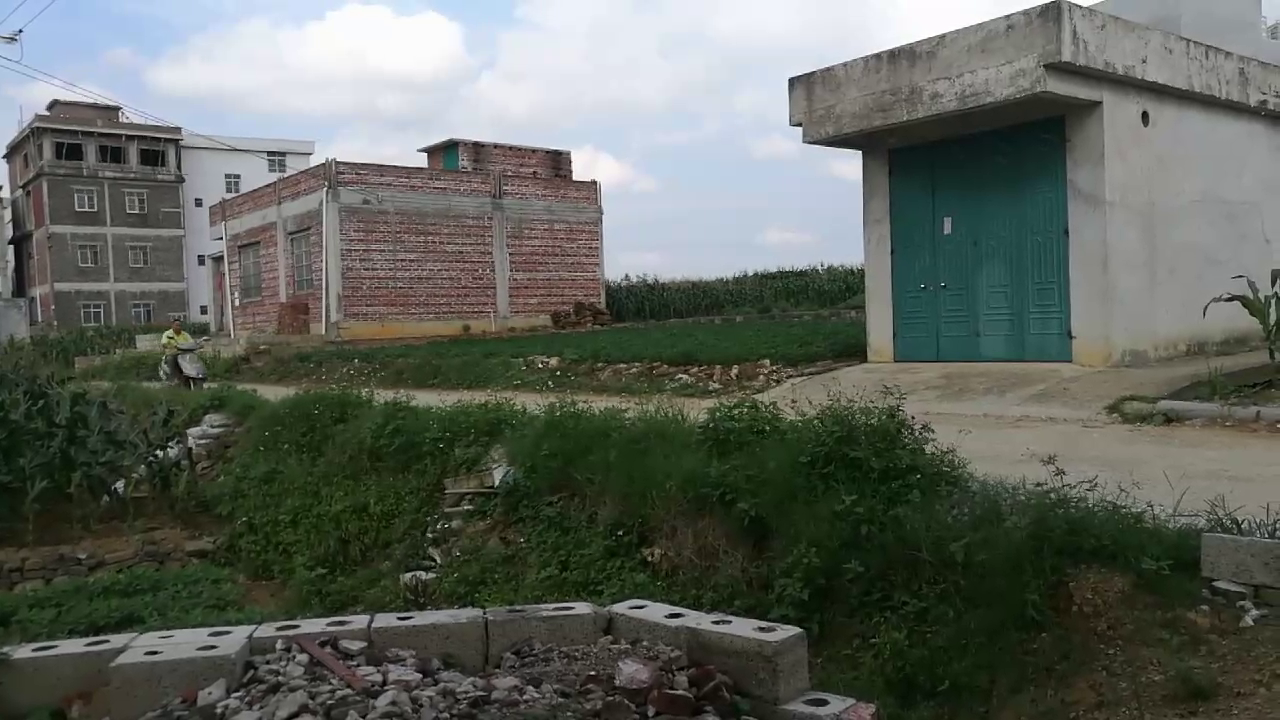
#> input picture frame 23 of VID.mp4, 1280 x 720 px, given in place of vtest.avi, which was not available
$ python temporal_diff3.py
#> lines starting #> are read from the running program, lines starting #| are printed output that depends on the picture; after the words box and inside, x2 and y2 are one past the last pixel; in counts of white or black regions, pixels touching at a corner belong together; pictures that were not available may be replaced by others from this repository, and a replacement may not be noted
import cv2 as cv
import numpy as np

def getThreshold(img):
    hist,bins = np.histogram(img.ravel(),256,[0,256])

    img_temp = img.ravel()
    minval = img_temp[0]
    maxval = img_temp[0]

    for i in range(len(img_temp)):
        if minval > img_temp[i]:
            minval = img_temp[i]
        if maxval < img_temp[i]:
            maxval = img_temp[i]

    threshold = 0
    newThreshold = (int)((minval + maxval) / 2)
    while newThreshold != threshold:
        sum1 = sum2 = 0
        w1 = w2 = 0
        for i in range(minval, newThreshold):
            sum1 = sum1 + hist[i] * i
            w1 = w1 + hist[i]

        avg1 = sum1 / w1

        for i in range(newThreshold, maxval):
            sum2 = sum2 + hist[i] * i
            w2 = w2 + hist[i]

        avg2 = sum2 / w2

        threshold = newThreshold
        newThreshold = (int)((avg1 + avg2) / 2)

    return newThreshold

def robert(img_gray):
    kernelx = np.array([[-1, 0], [0, 1]], dtype=int)
    kernely = np.array([[0, -1], [1, 0]], dtype=int)
    x = cv.filter2D(img_gray, cv.CV_16S, kernelx)
    y = cv.filter2D(img_gray, cv.CV_16S, kernely)

    absX = cv.convertScaleAbs(x)
    absy = cv.convertScaleAbs(y)

    dst = cv.addWeighted(absX, 0.5, absy, 0.5, 0)
    return dst


capture = cv.VideoCapture('/home/weizy/Programs/opencv/opencv-4.1.0/samples/data/vtest.avi')
ret, frame1 = capture.read()
#> frame1 is the input picture: shape (720, 1280, 3); mean B, G, R 92.3, 100.1, 94.8
ret, frame2 = capture.read()

frame1_gray = cv.cvtColor(frame1, cv.COLOR_BGR2GRAY)
frame2_gray = cv.cvtColor(frame2, cv.COLOR_BGR2GRAY)

count = 0
while True:
    ret, frame3 = capture.read()
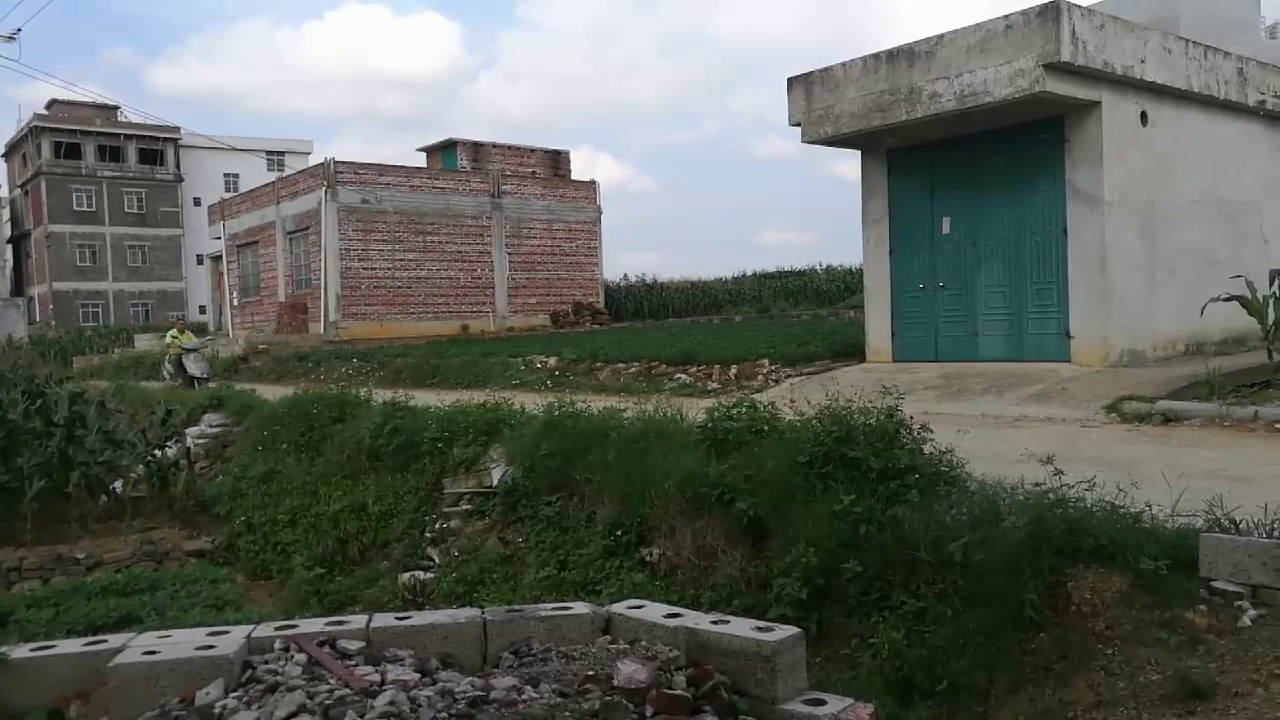
#> input picture frame 25 of VID.mp4, 1280 x 720 px, given in place of vtest.avi, which was not available
#> frame3 is the input picture: shape (720, 1280, 3); mean B, G, R 92.3, 100.2, 94.9
    if not ret:
        break

    frame3_gray = cv.cvtColor(frame3, cv.COLOR_BGR2GRAY)
    d1 = cv.absdiff(frame1_gray, frame2_gray)
    d2 = cv.absdiff(frame2_gray, frame3_gray)
    d3 = cv.absdiff(frame1_gray, frame3_gray)

    t1 = getThreshold(d1)
#> in getThreshold, `hist,bins = np.histogram(img.ravel(),256,[0,256])`: hist = 256 values, max 364520 at index 0, min 0 at index 109, mean 3600; bins = 257 values from 0 to 256
#> in getThreshold, `minval = img_temp[0]`: minval = 0
#> the loop in getThreshold, `for i in range(len(img_temp)):` made 921600 passes
#> maxval on passes 8, 16, 17, 22, 23, 26, 2330, 2331: 1, 2, 4, 12, 33, 40, 46, 67
#> after the loop in getThreshold, `for i in range(len(img_temp)):`: maxval = 145; minval = 0
#> in getThreshold, `newThreshold = (int)((minval + maxval) / 2)`: newThreshold = 72
#> the loop in getThreshold, `while newThreshold != threshold:` made 8 passes
#> (avg1, avg2, threshold, newThreshold) on passes 1 to 8: (3.2, 88.77, 72, 45), (3.09, 56.57, 45, 29), (2.79, 39.22, 29, 21), (2.46, 30.67, 21, 16), (2.17, 25.43, 16, 13), (1.93, 22.03, 13, 11), (1.75, 19.78, 11, 10), (1.65, 18.61, 10, 10)
#> t1 = 10
    t2 = getThreshold(d2)
#> the loop in getThreshold (call 2), `for i in range(len(img_temp)):` made 921600 passes
#> maxval on passes 10, 14, 20, 21, 22, 51, 52, 54: 1, 3, 5, 7, 9, 15, 20, 22
#> the loop in getThreshold (call 2), `while newThreshold != threshold:` made 10 passes
#> (avg1, avg2, threshold, newThreshold) on passes 1 to 8: (3.97, 80.65, 67, 42), (3.65, 57.21, 42, 30), (3.31, 44.76, 30, 24), (3.04, 38.02, 24, 20), (2.8, 33.12, 20, 17), (2.58, 29.54, 17, 16), (2.5, 28.35, 16, 15), (2.42, 27.11, 15, 14)
#> t2 = 13
    t3 = getThreshold(d3)
#> t3 = 18

    ret, d1 = cv.threshold(d1, t1, 255, cv.THRESH_BINARY)
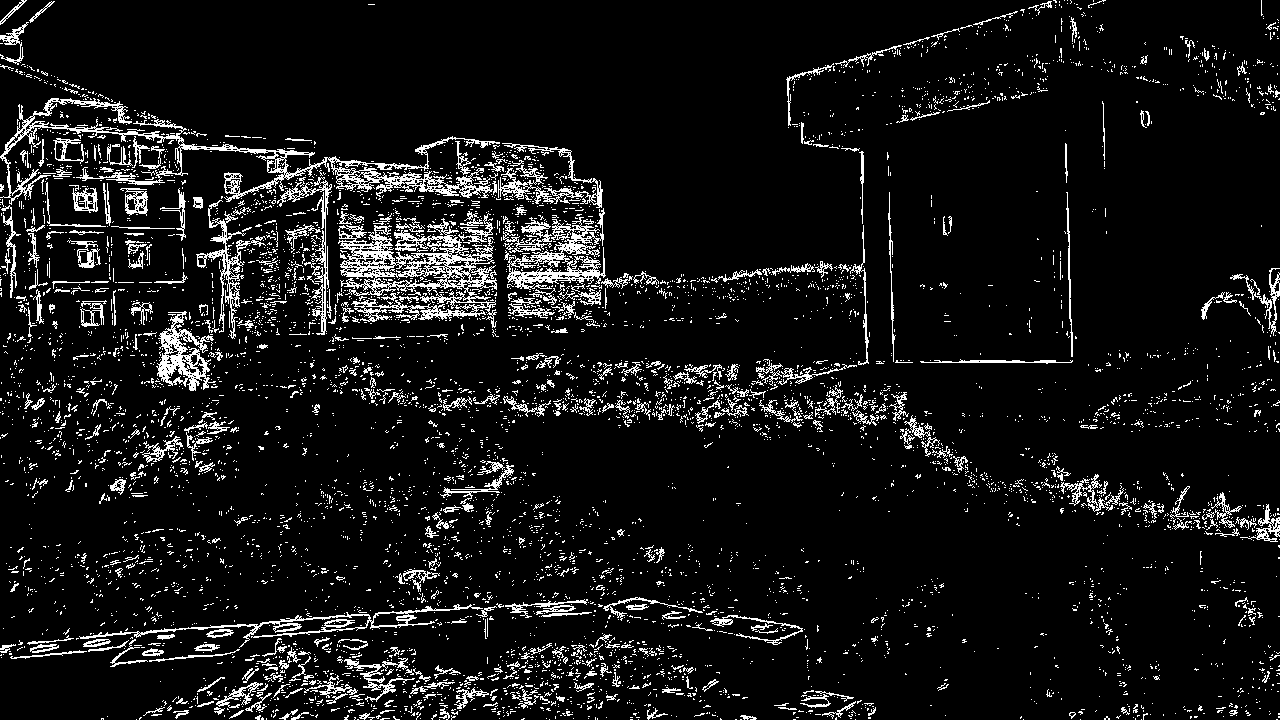
#> d1: shape (720, 1280); 8.2% white in thin lines or dots
#> ret = 10
    ret, d2 = cv.threshold(d2, t2, 255, cv.THRESH_BINARY)
#> d2: shape (720, 1280); 7.7% white in thin lines or dots
#> ret = 13
    ret, d3 = cv.threshold(d3, t3, 255, cv.THRESH_BINARY)
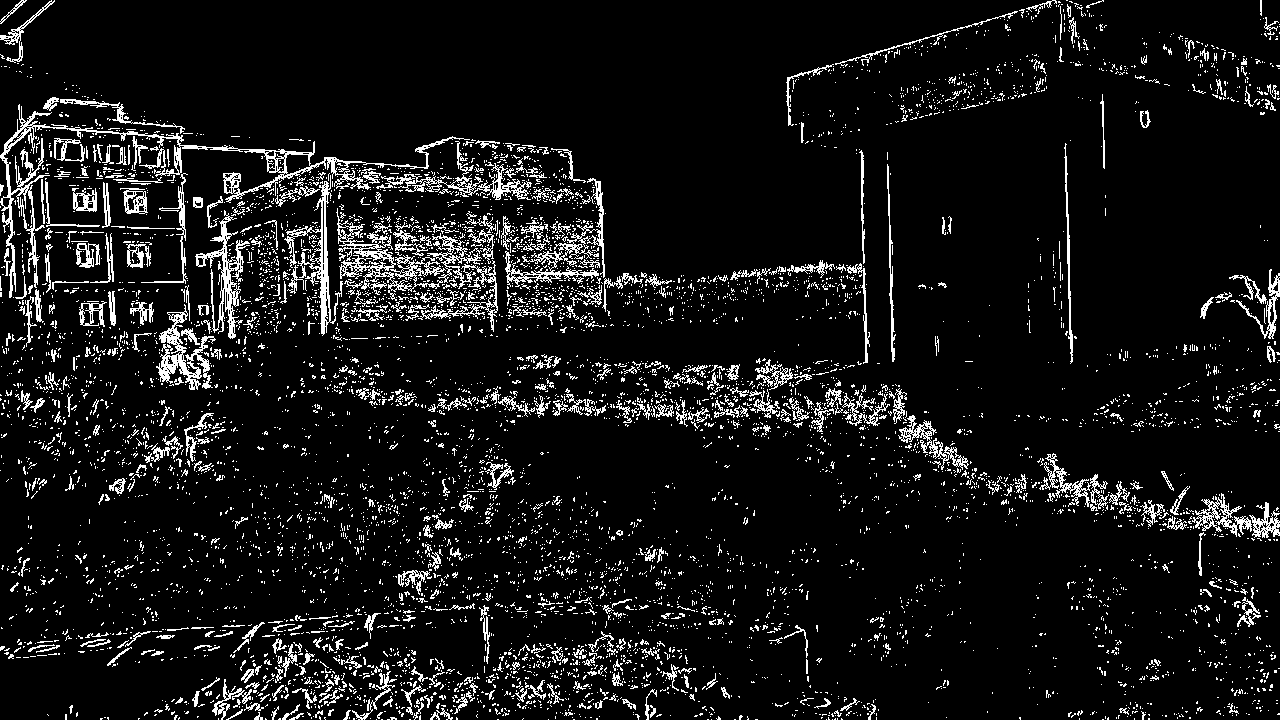
#> d3: shape (720, 1280); 8.3% white in thin lines or dots
#> ret = 18
    # d1 = cv.adaptiveThreshold(d1, 255, cv.ADAPTIVE_THRESH_MEAN_C, cv.THRESH_BINARY, 5, 10)
    # d2 = cv.adaptiveThreshold(d2, 255, cv.ADAPTIVE_THRESH_MEAN_C, cv.THRESH_BINARY, 5, 10)
    # d3 = cv.adaptiveThreshold(d3, 255, cv.ADAPTIVE_THRESH_MEAN_C, cv.THRESH_BINARY, 5, 10)

    c1 = cv.bitwise_and(d1, d2)
#> c1: shape (720, 1280); 3% white in thin lines or dots
    c2 = cv.bitwise_and(d2, d3)
#> c2: shape (720, 1280); 5.3% white in thin lines or dots

    D = cv.bitwise_or(c1, c2)
#> D: shape (720, 1280); 6.1% white in thin lines or dots
    s = robert(frame2_gray)

    M = cv.bitwise_and(s, D)
    # 形态学：开运算
    kernel = cv.getStructuringElement(cv.MORPH_RECT, (5, 5))
    M = cv.morphologyEx(M, cv.MORPH_OPEN, kernel)

    n = cv.morphologyEx(d3, cv.MORPH_OPEN, kernel)
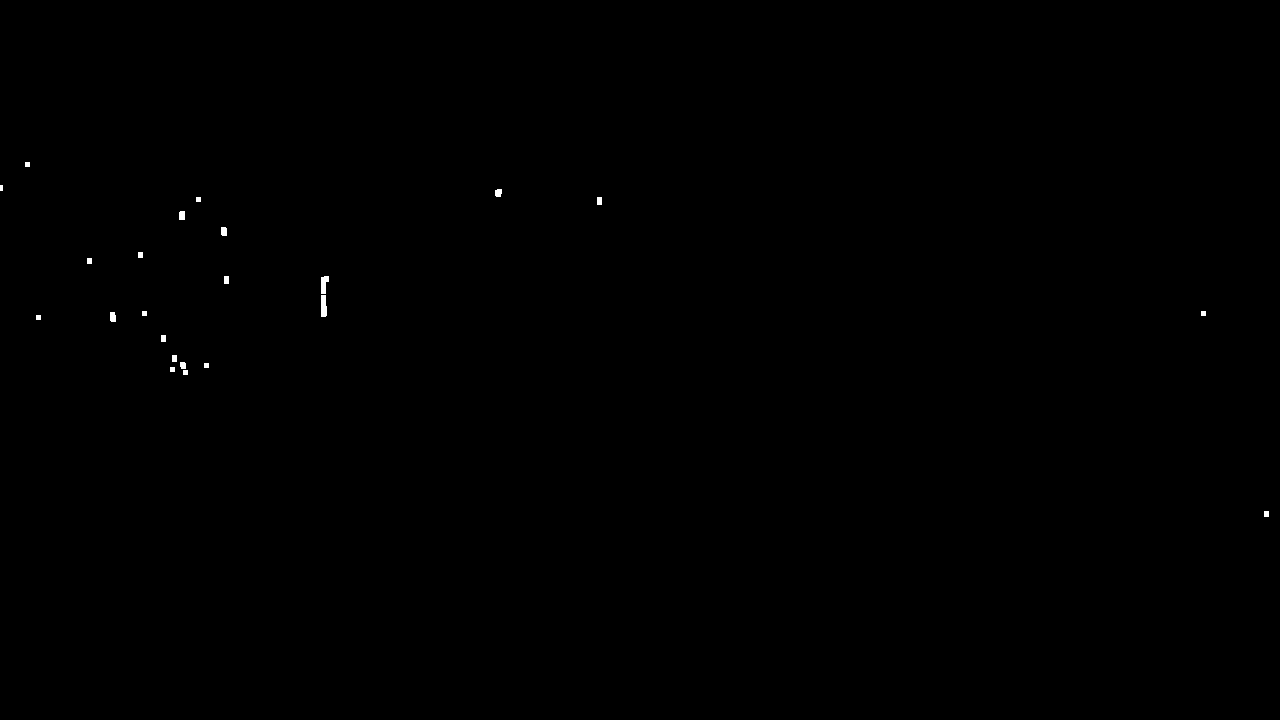
#> n: shape (720, 1280); 0.1% white; 23 white regions (1 under 20 px), largest, box (x1, y1, x2, y2) and area: (321, 295, 327, 317) 120, (321, 276, 329, 294) 105, (110, 312, 116, 322) 56

    dst = cv.bitwise_or(M, n)

    dst = cv.morphologyEx(dst, cv.MORPH_OPEN, kernel)

    # ret, dst = cv.threshold(dst, 10, 255, cv.THRESH_BINARY_INV)

    cv.imshow("dst", dst)
    key = cv.waitKey(30)
#> (key q is pressed here)
    if key == ord('q'):
        break

    if key == ord('s'):
        cv.imwrite("pic/temporal_diff3_2.jpg", dst)
        print(count)

    if count == 192:
        cv.imwrite("pic/temporal_diff3.jpg", dst)
        print("OK")

    count = count + 1

    frame1_gray = frame2_gray
    frame2_gray = frame3_gray

capture.release()
cv.destroyAllWindows()

$ run again, starting later in the video
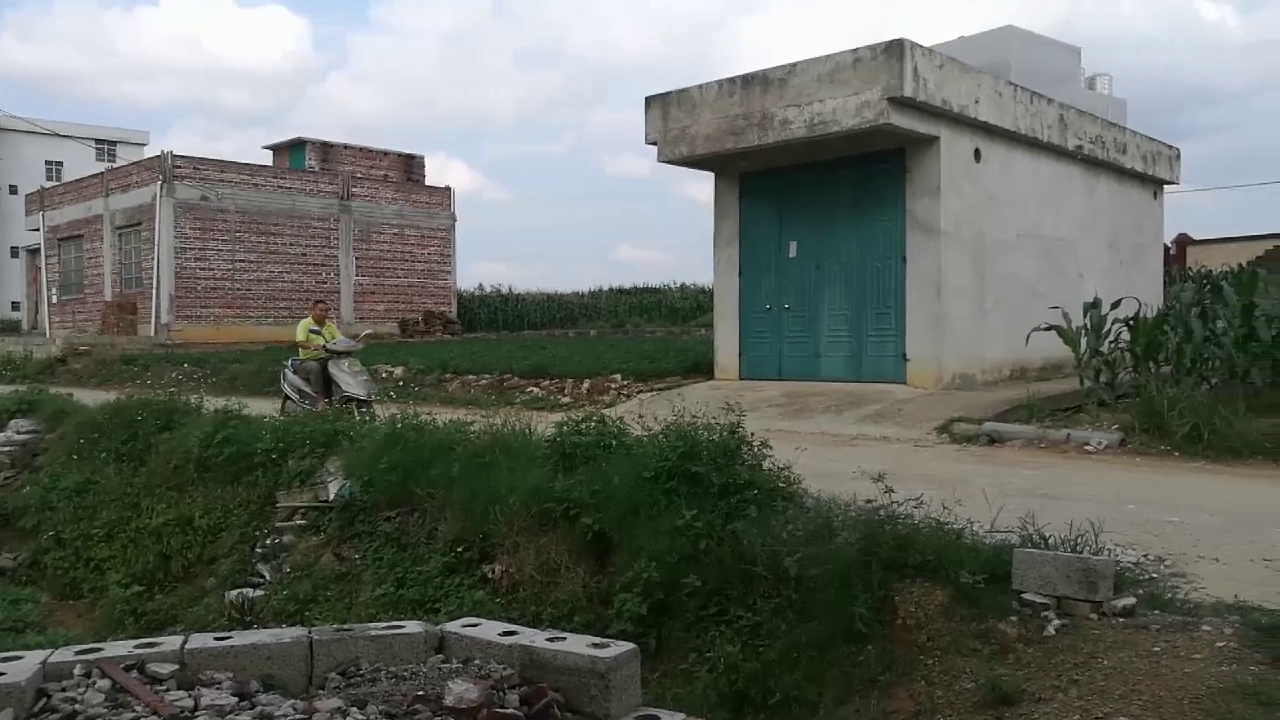
#> input picture frame 104 of VID.mp4, 1280 x 720 px, given in place of vtest.avi, which was not available
#> frame1 is the input picture: shape (720, 1280, 3); mean B, G, R 99.7, 107.2, 102.3
#> hist = 256 values, max 181720 at index 0, min 0 at index 190, mean 3600; bins = 257 values from 0 to 256
#> in getThreshold, `minval = img_temp[0]`: minval = 5
#> the loop in getThreshold, `for i in range(len(img_temp)):` made 921600 passes
#> maxval on passes 51, 155, 156, 157: 8, 15, 24, 28
#> after the loop in getThreshold, `for i in range(len(img_temp)):`: maxval = 208; minval = 0
#> in getThreshold, `newThreshold = (int)((minval + maxval) / 2)`: newThreshold = 104
#> the loop in getThreshold, `while newThreshold != threshold:` made 9 passes
#> (avg1, avg2, threshold, newThreshold) on passes 1 to 8: (9.98, 123.7, 104, 66), (8.79, 88.85, 66, 48), (7.76, 71.87, 48, 39), (7.06, 62.72, 39, 34), (6.57, 57.24, 34, 31), (6.26, 54.02, 31, 30), (6.15, 52.91, 30, 29), (6.03, 51.74, 29, 28)
#> t1 = 28
#> the loop in getThreshold (call 2), `for i in range(len(img_temp)):` made 921600 passes
#> maxval on passes 8, 10, 42, 43, 44, 46, 149, 150: 2, 3, 5, 6, 9, 11, 15, 24
#> the loop in getThreshold (call 2), `while newThreshold != threshold:` made 9 passes
#> (avg1, avg2, threshold, newThreshold) on passes 1 to 8: (9.77, 125.3, 105, 67), (8.63, 89.49, 67, 49), (7.65, 72.79, 49, 40), (6.99, 63.84, 40, 35), (6.54, 58.47, 35, 32), (6.24, 55.2, 32, 30), (6.03, 52.97, 30, 29), (5.91, 51.74, 29, 28)
#> t3 = 33
#> `ret, d1 = cv.threshold(d1, t1, 255, cv.THRESH_BINARY)`:
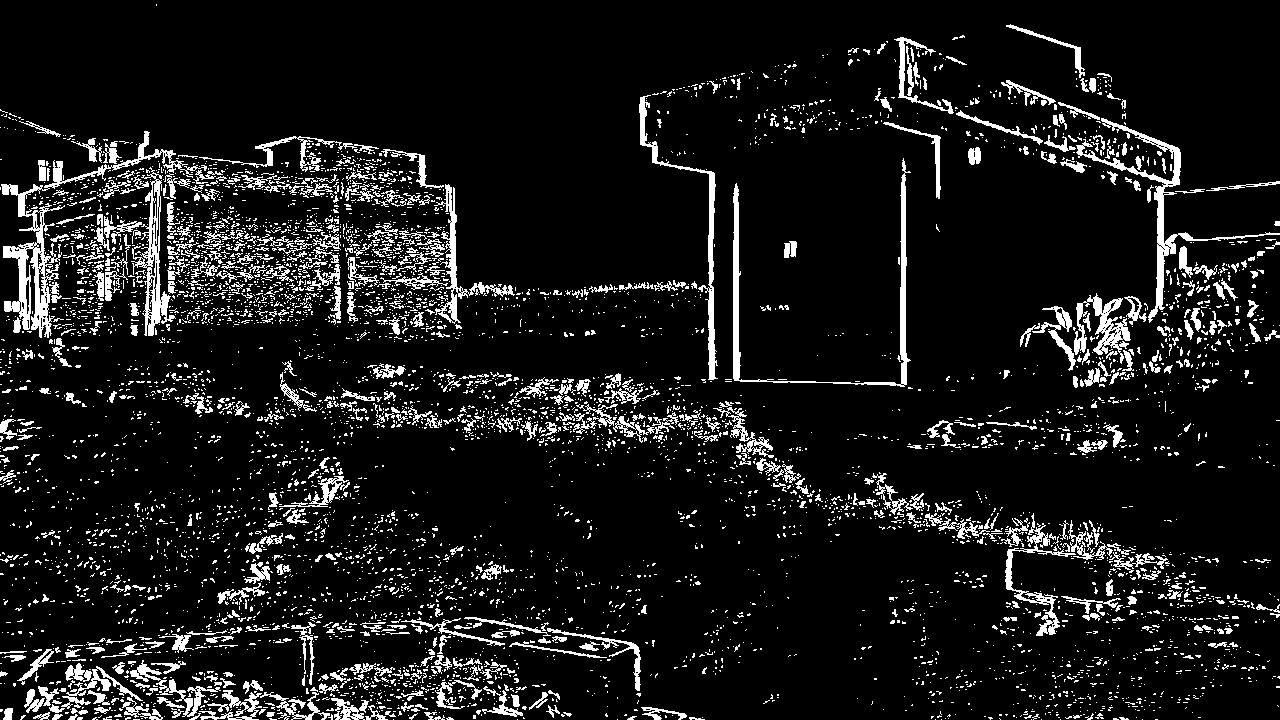
#> d1: shape (720, 1280); 9.6% white; 6027 white regions (5421 under 20 px), largest, box (x1, y1, x2, y2) and area: (1, 131, 207, 338) 4208, (733, 158, 911, 387) 2694, (1076, 118, 1280, 323) 2649
#> `ret, d1 = cv.threshold(d1, t1, 255, cv.THRESH_BINARY)`: ret = 28
#> `ret, d3 = cv.threshold(d3, t3, 255, cv.THRESH_BINARY)`: ret = 33
#> c1: shape (720, 1280); 3.2% white in thin lines or dots
#> c2: shape (720, 1280); 5.3% white; 5162 white regions (4736 under 20 px), largest, box (x1, y1, x2, y2) and area: (892, 176, 905, 384) 1222, (635, 97, 711, 287) 1193, (728, 185, 875, 385) 1137
#> D: shape (720, 1280); 7.4% white in thin lines or dots
#> `n = cv.morphologyEx(d3, cv.MORPH_OPEN, kernel)`:
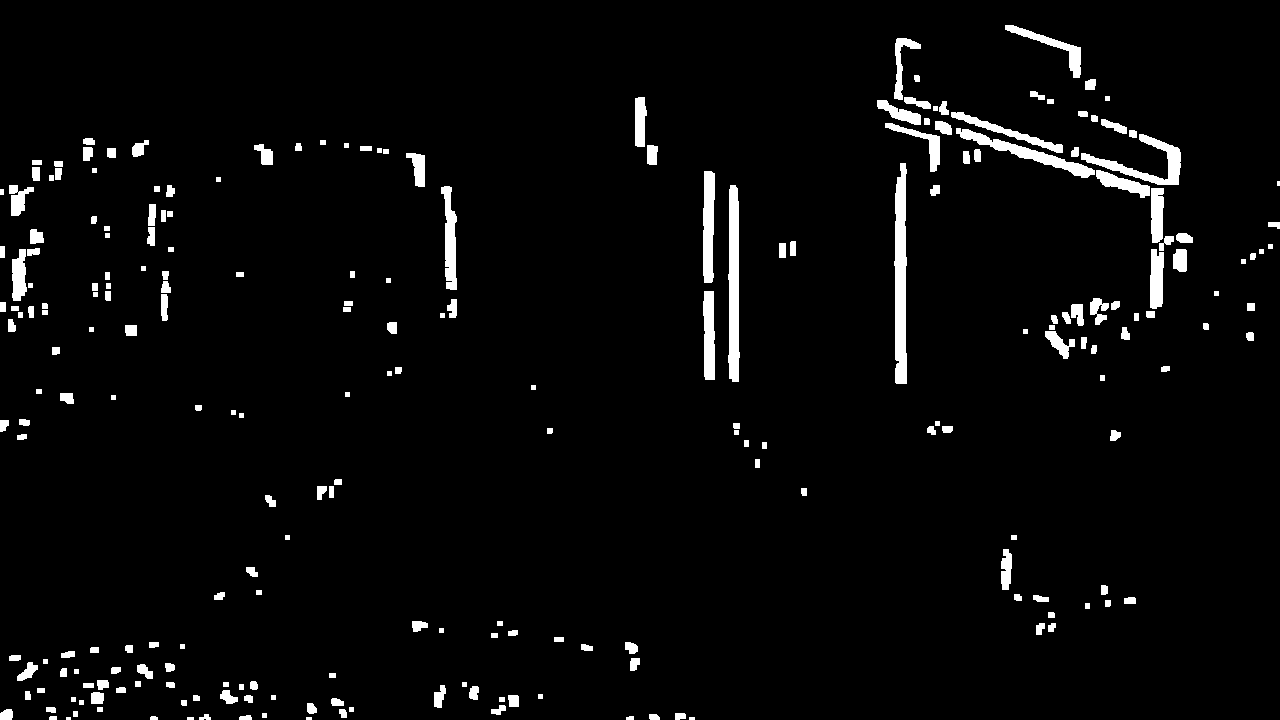
#> n: shape (720, 1280); 3.5% white; 239 white regions (4 under 20 px), largest, box (x1, y1, x2, y2) and area: (894, 163, 907, 384) 2354, (728, 185, 740, 382) 1956, (956, 128, 1095, 178) 1396
